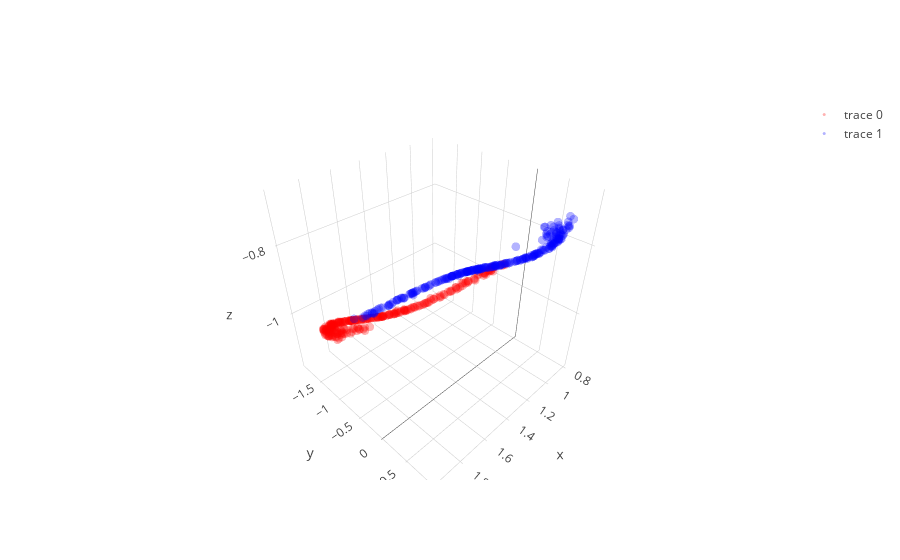

Notebook code cell kept with this figure:
### Code cell
# with all scale
expand_dim = 3
w1 = np.random.randn(2,expand_dim)
w2 = np.random.randn(expand_dim,1)
a  = np.ones(expand_dim); b = np.ones(expand_dim); c = np.zeros(expand_dim)

w1 = _sym_decorrelation(w1)
w2 = w2/(np.sqrt(np.sum(w2**2)))

temp_X = np.copy(X)
mini_batch_size = 5
for iter in range(2000):
    cum_loss = 0; temp_X   = shuffle(temp_X)
    
    for mini_batch in range(0,len(X),mini_batch_size):
        current_batch = temp_X[mini_batch:mini_batch+mini_batch_size]
        
        layer1 = current_batch @ w1
        layer1 = layer1  + (1/(iter+1))*np.random.randn(mini_batch_size,expand_dim)
        layer1a= a*g(b*layer1)+c
        layer1a= layer1a + (1/(iter+1))*np.random.randn(mini_batch_size,expand_dim)
        layer2 = layer1a       @ w2
        loss   = (w2.T @ layer1a.T @ layer1a @ w2).mean() + (w1.T @ current_batch.T @ current_batch @ w1).mean()
        
        grad2 = -layer1a.T @ layer1a @ w2 
        grad1a= -layer1a@w2@w2.T
        grada = grad1a*g(b*layer1)
        gradb = grad1a*a*g_grad(b*layer1)*layer1
        gradc = grad1a
        grad1 = current_batch.T @(grad1a*a*g_grad(b*layer1)*b) - current_batch.T @ current_batch @ w1 

        w2 = w2 - 0.000001  * grad2+ (1/(iter+1))*np.random.randn(expand_dim,1)
        a = a -   0.000009    * grada.sum(0)+ (1/(iter+1))*np.random.randn(expand_dim)
        b = b -   0.000009    * gradb.sum(0)+ (1/(iter+1))*np.random.randn(expand_dim)
        c = c -   0.0000009   * gradc.sum(0) + (1/(iter+1))*np.random.randn(expand_dim)
        w1 = w1 - 0.000001  * grad1+ (1/(iter+1))*np.random.randn(2,expand_dim)
        
        w1 = _sym_decorrelation(w1)
        w2 = w2/(np.sqrt(np.sum(w2**2)))
        a  = (a-a.mean())/a.std()
        b  = (b-b.mean())/b.std()
        c  = (c-c.mean())/c.std()
        cum_loss      = cum_loss + loss.mean()
        
    if iter%500==0:print('Iter : ',iter," Loss: ",cum_loss)

# projection
projected_mine = (a*g(b*(X @ w1))+c) @ w2

plt.figure(figsize=(20,5))
plt.subplot(1, 3, 1)
plt.scatter(X[y==0, 0], X[y==0, 1], color='red', alpha=0.5)
plt.scatter(X[y==1, 0], X[y==1, 1], color='blue', alpha=0.5)
plt.quiver(X.mean(0)[0], X.mean(0)[1], evector[0,0],evector[0,1], color=['b'], scale=2.5)
plt.quiver(X.mean(0)[0], X.mean(0)[1], evector[1,0],evector[1,1], color=['g'], scale=2.5)

plt.subplot(1, 3, 2,projection='3d')
one_layer_project = (a*g(b*(X @ w1))+c)
plt.scatter(one_layer_project[:,0],one_layer_project[:,1],one_layer_project[:,2], color='red')

plt.subplot(1, 3, 3)
plt.scatter(projected_mine[y==0], np.zeros((len(projected_mine)//2)),  color='red', alpha=0.05)
plt.scatter(projected_mine[y==1], np.zeros((len(projected_mine)//2)), color='blue', alpha=0.05)
plt.show()

trace1 = go.Scatter3d(
    x=one_layer_project[y==0,0],
    y=one_layer_project[y==0,1],
    z=one_layer_project[y==0,2],
    mode='markers',
    line=dict(color='red',width=0.5),
    marker=dict(size=3,opacity=0.3)
)
trace2 = go.Scatter3d(
    x=one_layer_project[y==1,0],
    y=one_layer_project[y==1,1],
    z=one_layer_project[y==1,2],
    mode='markers',
    line=dict(color='blue',width=0.5),
    marker=dict(size=3,opacity=0.3)
)
data = [trace1,trace2]
fig  = go.Figure(data=data)
iplot(fig)

### Figure 1 — Plotly figure (JSON) as saved in the notebook; plotly's stock layout.template omitted (floating-point values rounded to 4 significant figures; data arrays with more than 128 entries replaced by an {"elided": "..."} marker saying what was removed)
{"data": [{"line": {"color": "red", "width": 0.5}, "marker": {"opacity": 0.3, "size": 3}, "mode": "markers", "type": "scatter3d", "uid": "8ca4ac00-4ecd-4b3a-ba34-6a20d8b21417", "x": {"elided": "250 float values"}, "y": {"elided": "250 float values"}, "z": {"elided": "250 float values"}}, {"line": {"color": "blue", "width": 0.5}, "marker": {"opacity": 0.3, "size": 3}, "mode": "markers", "type": "scatter3d", "uid": "eadbd65b-1eba-4ca6-ad6d-d1bd1c8d3f95", "x": {"elided": "250 float values"}, "y": {"elided": "250 float values"}, "z": {"elided": "250 float values"}}], "layout": {}}
